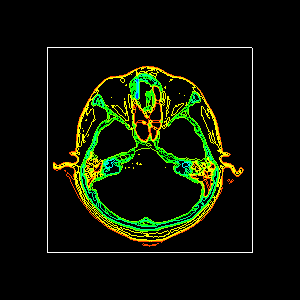

Generate this figure with Python:
#!/usr/bin/env python

# Generate 2D iso-contours from a CT head slice using vtkFlyingEdges2D,
# with contour values derived from the image scalar range.

import os

# Factory overrides
import vtkmodules.vtkInteractionStyle  # noqa: F401
import vtkmodules.vtkRenderingOpenGL2  # noqa: F401

from vtkmodules.vtkFiltersCore import vtkFlyingEdges2D
from vtkmodules.vtkFiltersModeling import vtkOutlineFilter
from vtkmodules.vtkIOImage import vtkPNGReader
from vtkmodules.vtkRenderingCore import (
    vtkActor,
    vtkPolyDataMapper,
    vtkRenderWindow,
    vtkRenderWindowInteractor,
    vtkRenderer,
)

# Data file path (relative to this script)
data_dir = os.environ.get("VPE_DATA_DIR", os.path.dirname(os.path.abspath(__file__)))

# Reader: load CT head slice
reader = vtkPNGReader()
reader.SetFileName(os.path.join(data_dir, "fullhead15.png"))
reader.Update()

scalar_range = reader.GetOutput().GetPointData().GetScalars().GetRange()

# Flying edges 2D iso-contours using full scalar range
iso = vtkFlyingEdges2D()
iso.SetInputConnection(reader.GetOutputPort())
iso.GenerateValues(12, scalar_range)

iso_mapper = vtkPolyDataMapper()
iso_mapper.SetInputConnection(iso.GetOutputPort())
iso_mapper.SetScalarRange(scalar_range)

iso_actor = vtkActor()
iso_actor.SetMapper(iso_mapper)
iso_actor.GetProperty().SetColor(1, 1, 1)

# Outline
outline = vtkOutlineFilter()
outline.SetInputConnection(reader.GetOutputPort())

outline_mapper = vtkPolyDataMapper()
outline_mapper.SetInputConnection(outline.GetOutputPort())

outline_actor = vtkActor()
outline_actor.SetMapper(outline_mapper)

# Renderer
renderer = vtkRenderer()
renderer.AddActor(outline_actor)
renderer.AddActor(iso_actor)
renderer.SetBackground(0, 0, 0)

# Window
render_window = vtkRenderWindow()
render_window.SetMultiSamples(0)
render_window.AddRenderer(renderer)
render_window.SetSize(300, 300)
render_window.SetWindowName("flying edges2d head slice")

# Scene
renderer.ResetCamera()

# Interactor
interactor = vtkRenderWindowInteractor()
interactor.SetRenderWindow(render_window)

interactor.Initialize()
interactor.Start()
